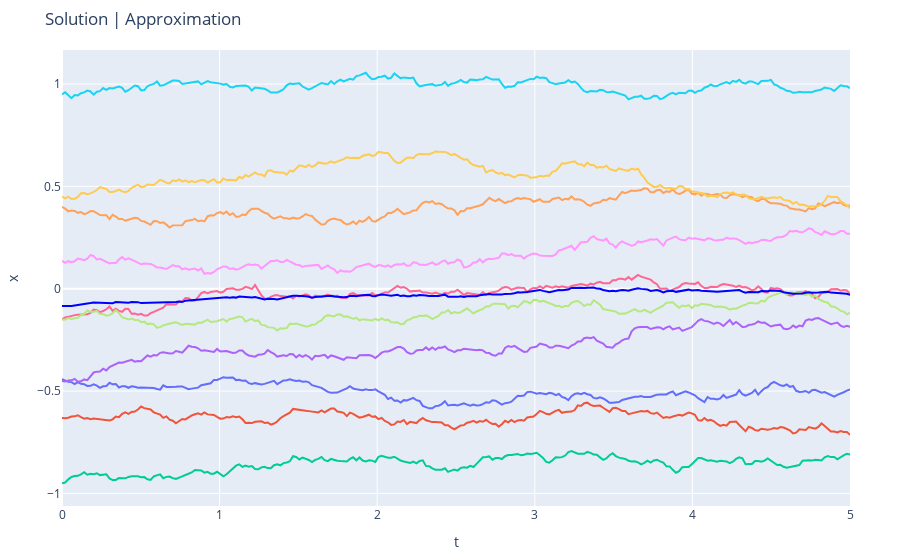

The notebook cell saved with this chart:
### Code cell
fig = make_subplots(rows=1, cols=1)
ts = np.linspace(0, 5, int(50*5))
for path in uc_xs:
    fig.add_trace(go.Scatter(x=ts, y=path, mode='lines', showlegend=False), row=1, col=1)
fig.add_trace(go.Scatter(x=ts, y=np.mean(uc_xs, axis=0), mode='lines', showlegend=False, line=dict(color="blue", width=2)), row=1, col=1)
fig.update_layout(title='Solution | Approximation',
                  xaxis_title="t",
                  yaxis_title="x", 
                  margin=dict(l=50, r=50, b=50, t=50))
fig.show()

### Figure 1 — Plotly figure (JSON) as saved in the notebook; plotly's stock layout.template omitted (floating-point values rounded to 4 significant figures; data arrays with more than 128 entries replaced by an {"elided": "..."} marker saying what was removed)
{"data": [{"mode": "lines", "showlegend": false, "type": "scatter", "x": {"elided": "250 float values"}, "xaxis": "x", "y": {"elided": "250 float values"}, "yaxis": "y"}, {"mode": "lines", "showlegend": false, "type": "scatter", "x": {"elided": "250 float values"}, "xaxis": "x", "y": {"elided": "250 float values"}, "yaxis": "y"}, {"mode": "lines", "showlegend": false, "type": "scatter", "x": {"elided": "250 float values"}, "xaxis": "x", "y": {"elided": "250 float values"}, "yaxis": "y"}, {"mode": "lines", "showlegend": false, "type": "scatter", "x": {"elided": "250 float values"}, "xaxis": "x", "y": {"elided": "250 float values"}, "yaxis": "y"}, {"mode": "lines", "showlegend": false, "type": "scatter", "x": {"elided": "250 float values"}, "xaxis": "x", "y": {"elided": "250 float values"}, "yaxis": "y"}, {"mode": "lines", "showlegend": false, "type": "scatter", "x": {"elided": "250 float values"}, "xaxis": "x", "y": {"elided": "250 float values"}, "yaxis": "y"}, {"mode": "lines", "showlegend": false, "type": "scatter", "x": {"elided": "250 float values"}, "xaxis": "x", "y": {"elided": "250 float values"}, "yaxis": "y"}, {"mode": "lines", "showlegend": false, "type": "scatter", "x": {"elided": "250 float values"}, "xaxis": "x", "y": {"elided": "250 float values"}, "yaxis": "y"}, {"mode": "lines", "showlegend": false, "type": "scatter", "x": {"elided": "250 float values"}, "xaxis": "x", "y": {"elided": "250 float values"}, "yaxis": "y"}, {"mode": "lines", "showlegend": false, "type": "scatter", "x": {"elided": "250 float values"}, "xaxis": "x", "y": {"elided": "250 float values"}, "yaxis": "y"}, {"line": {"color": "blue", "width": 2}, "mode": "lines", "showlegend": false, "type": "scatter", "x": {"elided": "250 float values"}, "xaxis": "x", "y": {"elided": "250 float values"}, "yaxis": "y"}], "layout": {"margin": {"b": 50, "l": 50, "r": 50, "t": 50}, "title": {"text": "Solution | Approximation"}, "xaxis": {"anchor": "y", "domain": [0, 1], "title": {"text": "t"}}, "yaxis": {"anchor": "x", "domain": [0, 1], "title": {"text": "x"}}}}
